Frame 1 (no input): blank canvas, image omitted
Frame 60 (no input): blank canvas, image omitted
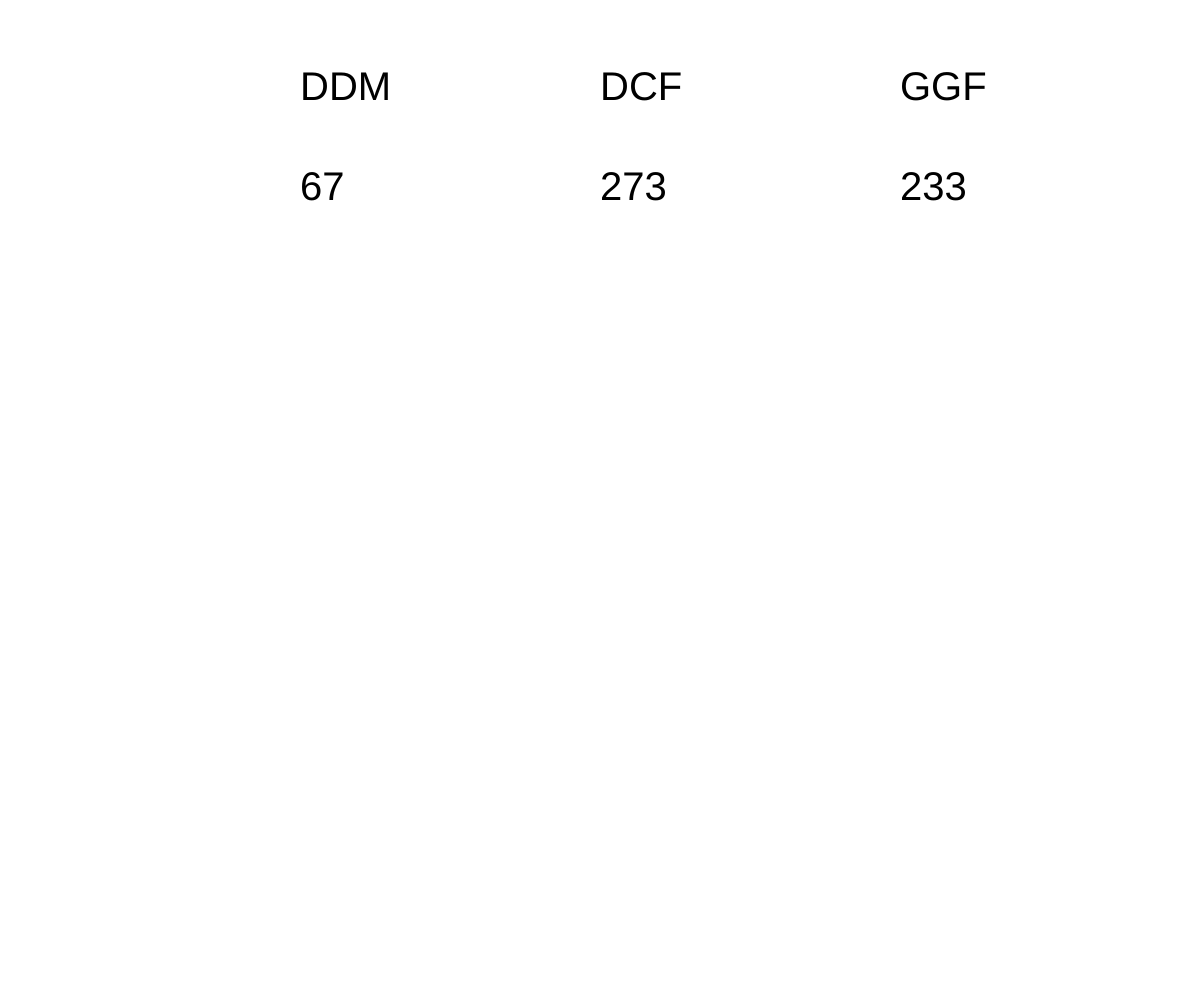
Frame 120 (the mouse pressed at the canvas centre since frame 60)

The p5.js sketch whose frames 1 and 60 were blank and that drew this single picture after the mouse press (run headless with seeded random() and noise() and a simulated clock; from frame 60 on, the mouse is pressed at the canvas centre):

// p5.js sketch
// ── sketch.js
function preload(){
  // put preload code here
}

let stockMSFT = [];
let dataMSFT = [];

let stockPSX = [];
let dataPSX = [];

function setup() {
  // put setup code here
  createCanvas(windowWidth,windowHeight);

  //KEY

  //stock:
  //D1,Beta,LFCF,BVPS,EPS
  ///g(thisyear),g(nextyear),g(5year)

  //data:
  //eps19,eps18,eps17,eps16,eps15
  //bookValue19,bv18,bv17,bv16,bv15
  //shares19,shares18,shares17,shares16,shares15
  //operatingCashFlow19,ocf18,ocf17,ocf16,ocf15
  //capex19,capex18,capex17,capex16,capex15
  //netBorrowing19,b18,b17,b16,b15

  //US
  stockMSFT = [
    [2.04,0.95,36200000000,15.09,6],
    [0.198,0.091,0.1522],
  ];
  dataMSFT = [
    [5.11,2.11,2.74,2.12],
    [102330000000,82718000000,72394000000,71997000000],
    [7673000000,7700000000,7746000000,7925000000],
    [52185000000,43884000000,39507000000,33325000000],
    [-13925000000,-11632000000,-8129000000,-8343000000],
    [-4000000000,-10060000000,-7922000000,-2796000000],
  ];

  stockPSX = [
    [3.6,1.6,335750000,48.94,0.83],
    [-0.708,1.8,-0.06],
  ];

  //CAD
  stockBNS = [
    [3.6,0.87,6340000000,53.62,6.8],
    [-0.115,0.101,0.006],
  ];

  stockRY = [
    [4.32,0.72,19220000000,54.99,9],
    [-0.043,0.053,0.059],
  ];

  stockFNV = [
    [1.42,0.6,203940000,25.67,0.95],
    [0.214,0.113,0.0799],
  ];

  stockITP = [
    [0.83,1.57,65560000,4.2,0.76],
    [-0.112,0.207,0.05],
  ];

  stockBMO = [
    [4.24,1.02,21206000000,74.24,8.75],
    [-0.088,0.062,-0.02],
  ];

  stockMFC = [
    [1.12,1.16,19376000000,26.34,2.33],
    [-0.118,0.16,0.129],
  ];

  stockBCE = [
    [3.33,0.28,2850000000,21.1,3.3],
    [-0.074,0.102,0.0433],
  ];
}

function mousePressed(){
  ddm(stockMSFT);
  dcf(stockMSFT,dataMSFT,0);
  ggf(stockMSFT);
  gn(stockMSFT);
}

function draw() {
  // put drawing code here
}

function ddm(array){
  let i = array[0][1] * 0.058 + 0.003;
  let pv1 = array[0][0]/(1+i);
  let pv2 = (array[0][0]*(1+array[1][2]))/((1+i)*(1+i));
  let pv3 = (array[0][0]*(1+array[1][2])**2)/((1+i)*(1+i)*(1+i));
  let pv4 = (array[0][0]*(1+array[1][2])**3)/((1+i)*(1+i)*(1+i)*(1+i));
  let pv5 = (array[0][0]*(1+array[1][2])**4)/((1+i)*(1+i)*(1+i)*(1+i)*(1+i));
  let terminal = (array[0][0]*(1+array[1][2])**4)/(i-0.01);
  terminal = terminal/((1+i)*(1+i)*(1+i)*(1+i)*(1+i));
  let value = pv1+pv2+pv3+pv4+pv5+terminal;
  console.log(value);
  value = int(value);
  textSize(40);
  text("DDM",300,100);
  text(str(value),300,200);
}

function dcf(stock,data,yearPOS){
  let i = stock[0][1] * 0.058 + 0.003;
  let fcfe = data[3][yearPOS] + data[4][yearPOS] + data[5][yearPOS];
  fcfe = fcfe * (1+stock[1][0]);
  let pv1 = fcfe/(1+i);
  let pv2 = (fcfe*(1+stock[1][2]))/(1+i)*(1+i);
  let pv3 = (fcfe*(1+stock[1][2])**2)/(1+i)*(1+i)*(1+i);
  let pv4 = (fcfe*(1+stock[1][2])**3)/(1+i)*(1+i)*(1+i)*(1+i);
  let pv5 = (fcfe*(1+stock[1][2])**4)/(1+i)*(1+i)*(1+i)*(1+i)*(1+i);
  let terminal = ((fcfe*(1+stock[1][2])**4)*1.01)/(i-0.01);
  terminal = terminal/(1+i)*(1+i)*(1+i)*(1+i)*(1+i);
  let value = pv1+pv2+pv3+pv4+pv5+terminal;
  value = value/data[2][yearPOS];
  console.log(value);
  value = int(value);
  textSize(40);
  text("DCF",600,100);
  text(str(value),600,200);
}

function ggf(stock){
  let value = (stock[0][4])*(8.5+2*stock[1][2]*100);
  console.log(value);
  value = int(value);
  textSize(40);
  text("GGF",900,100);
  text(str(value),900,200);
}

function gn(stock){
  let value = sqrt(22.5*stock[0][3]*stock[0][4]);
  console.log(value);
  value = int(value);
  textSize(40);
  text("GN",1200,100);
  text(str(value),1200,200);
}
